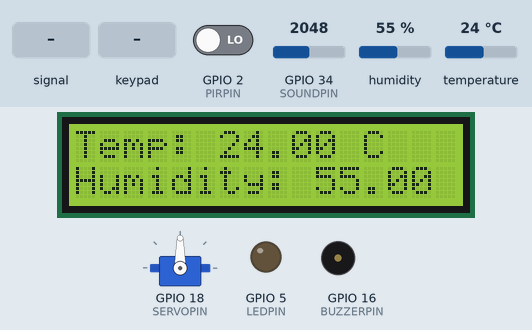
The sketch below on a simulated ESP32. Parts: 16×2 character LCD, servo, output pins drawn as LEDs (lit = HIGH), buzzer (waves = sounding, pin HIGH). The test bench sets the inputs (shaded band); at power-on: humidity 55 %, GPIO 34 (SOUNDPIN) = 2048, GPIO 2 (PIRPIN) LOW, temperature 24 °C. WiFi joins after 1.5 s; servers stay silent unless stated; no MQTT or app messages arrive unless stated; what the sketch prints to the serial monitor is not drawn.

Above: at 7.7 s.
7.8 s: GPIO 34 (SOUNDPIN) fed a 200 Hz sine of ±327 counts around its level
At 9.2 s:
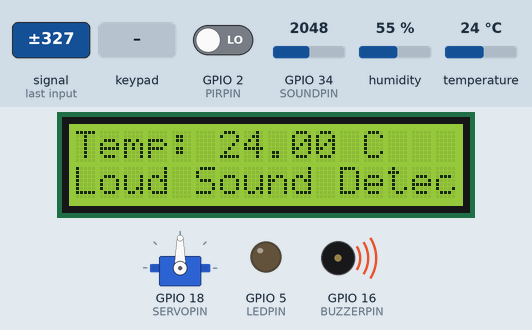
10.8 s: key '#' pressed
At 11.3 s:
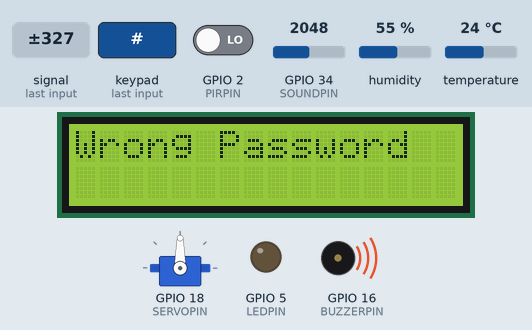
13.5 s: humidity set to 88 %
At 15.4 s:
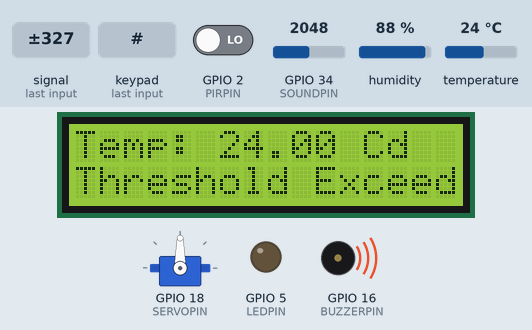
16.5 s: keypad keys 1 2 3 4 pressed 0.4 s apart
At 18.6 s:
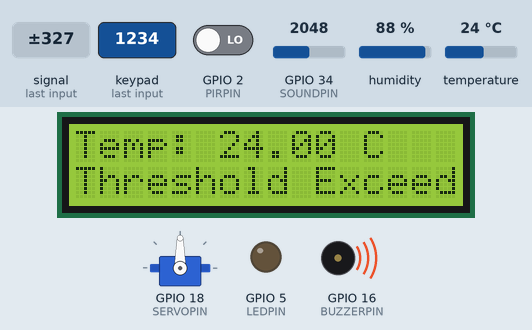
20.7 s: GPIO 34 (SOUNDPIN) set to 1228
At 21.7 s:
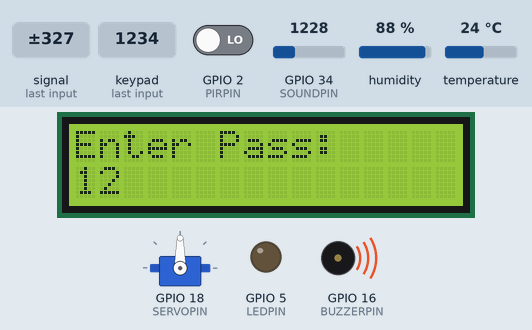
23.7 s: GPIO 2 (PIRPIN) driven HIGH
At 29.9 s:
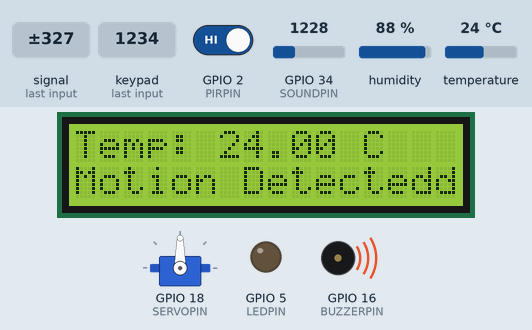
Timing chart, 0 to 31.0 s (numbered marks = the images above; inputs shaded):
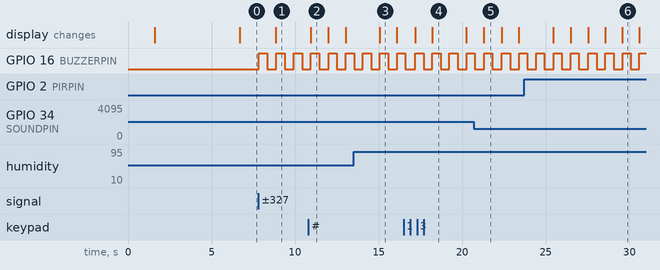

The sketch:

sketch.ino
```cpp
#include <WiFi.h>
#include <PubSubClient.h>
#include <Wire.h>
#include <LiquidCrystal_I2C.h>
#include <DHTesp.h>
#include <ESP32Servo.h>
#include <Keypad.h>
#include <WiFiClientSecure.h> // Use this for secure connections

#define DHTPIN 4
#define PIRPIN 2
#define BUZZERPIN 16
#define SERVOPIN 18
#define SOUNDPIN 34
//#define LDRPIN 15
#define LEDPIN 5
#define I2C_SDA 21  // Replace with your SDA pin
#define I2C_SCL 22  // Replace with your SCL pin

const char* ssid = "Wokwi-GUEST";
const char* password = "";
const char* mqtt_server = "cb7241bddd9347ccb8b1403f41271f2b.s1.eu.hivemq.cloud";  // HiveMQ public broker
const char* mqtt_username = "hivemq.webclient.1724159031696";
const char* mqtt_password = "20egJl61p&:T,x.UPXRu";
const int mqtt_port = 8883;

WiFiClientSecure espClient;
PubSubClient client(espClient);

LiquidCrystal_I2C lcd(0x27, 16, 2);
DHTesp dht;
Servo myservo;

static const char *root_ca PROGMEM = R"EOF(
-----BEGIN CERTIFICATE-----
MIIFazCCA1OgAwIBAgIRAIIQz7DSQONZRGPgu2OCiwAwDQYJKoZIhvcNAQELBQAw
TzELMAkGA1UEBhMCVVMxKTAnBgNVBAoTIEludGVybmV0IFNlY3VyaXR5IFJlc2Vh
cmNoIEdyb3VwMRUwEwYDVQQDEwxJU1JHIFJvb3QgWDEwHhcNMTUwNjA0MTEwNDM4
WhcNMzUwNjA0MTEwNDM4WjBPMQswCQYDVQQGEwJVUzEpMCcGA1UEChMgSW50ZXJu
ZXQgU2VjdXJpdHkgUmVzZWFyY2ggR3JvdXAxFTATBgNVBAMTDElTUkcgUm9vdCBY
MTCCAiIwDQYJKoZIhvcNAQEBBQADggIPADCCAgoCggIBAK3oJHP0FDfzm54rVygc
h77ct984kIxuPOZXoHj3dcKi/vVqbvYATyjb3miGbESTtrFj/RQSa78f0uoxmyF+
0TM8ukj13Xnfs7j/EvEhmkvBioZxaUpmZmyPfjxwv60pIgbz5MDmgK7iS4+3mX6U
A5/TR5d8mUgjU+g4rk8Kb4Mu0UlXjIB0ttov0DiNewNwIRt18jA8+o+u3dpjq+sW
T8KOEUt+zwvo/7V3LvSye0rgTBIlDHCNAymg4VMk7BPZ7hm/ELNKjD+Jo2FR3qyH
B5T0Y3HsLuJvW5iB4YlcNHlsdu87kGJ55tukmi8mxdAQ4Q7e2RCOFvu396j3x+UC
B5iPNgiV5+I3lg02dZ77DnKxHZu8A/lJBdiB3QW0KtZB6awBdpUKD9jf1b0SHzUv
KBds0pjBqAlkd25HN7rOrFleaJ1/ctaJxQZBKT5ZPt0m9STJEadao0xAH0ahmbWn
OlFuhjuefXKnEgV4We0+UXgVCwOPjdAvBbI+e0ocS3MFEvzG6uBQE3xDk3SzynTn
jh8BCNAw1FtxNrQHusEwMFxIt4I7mKZ9YIqioymCzLq9gwQbooMDQaHWBfEbwrbw
qHyGO0aoSCqI3Haadr8faqU9GY/rOPNk3sgrDQoo//fb4hVC1CLQJ13hef4Y53CI
rU7m2Ys6xt0nUW7/vGT1M0NPAgMBAAGjQjBAMA4GA1UdDwEB/wQEAwIBBjAPBgNV
HRMBAf8EBTADAQH/MB0GA1UdDgQWBBR5tFnme7bl5AFzgAiIyBpY9umbbjANBgkq
hkiG9w0BAQsFAAOCAgEAVR9YqbyyqFDQDLHYGmkgJykIrGF1XIpu+ILlaS/V9lZL
ubhzEFnTIZd+50xx+7LSYK05qAvqFyFWhfFQDlnrzuBZ6brJFe+GnY+EgPbk6ZGQ
3BebYhtF8GaV0nxvwuo77x/Py9auJ/GpsMiu/X1+mvoiBOv/2X/qkSsisRcOj/KK
NFtY2PwByVS5uCbMiogziUwthDyC3+6WVwW6LLv3xLfHTjuCvjHIInNzktHCgKQ5
ORAzI4JMPJ+GslWYHb4phowim57iaztXOoJwTdwJx4nLCgdNbOhdjsnvzqvHu7Ur
TkXWStAmzOVyyghqpZXjFaH3pO3JLF+l+/+sKAIuvtd7u+Nxe5AW0wdeRlN8NwdC
jNPElpzVmbUq4JUagEiuTDkHzsxHpFKVK7q4+63SM1N95R1NbdWhscdCb+ZAJzVc
oyi3B43njTOQ5yOf+1CceWxG1bQVs5ZufpsMljq4Ui0/1lvh+wjChP4kqKOJ2qxq
4RgqsahDYVvTH9w7jXbyLeiNdd8XM2w9U/t7y0Ff/9yi0GE44Za4rF2LN9d11TPA
mRGunUHBcnWEvgJBQl9nJEiU0Zsnvgc/ubhPgXRR4Xq37Z0j4r7g1SgEEzwxA57d
emyPxgcYxn/eR44/KJ4EBs+lVDR3veyJm+kXQ99b21/+jh5Xos1AnX5iItreGCc=
-----END CERTIFICATE-----
)EOF";
unsigned long lastMsg = 0;
int value = 0;

const byte ROWS = 4; // four rows
const byte COLS = 4; // four columns
char keys[ROWS][COLS] = {
  {'1', '2', '3', 'A'},
  {'4', '5', '6', 'B'},
  {'7', '8', '9', 'C'},
  {'*', '0', '#', 'D'}
};
byte rowPins[ROWS] = {13, 12, 14, 27};
byte colPins[COLS] = {26, 25, 33, 32};

Keypad keypad = Keypad(makeKeymap(keys), rowPins, colPins, ROWS, COLS);

int tempThreshold = 37;
int humidityThreshold = 80;
int soundThreshold = 5000;
//int ldrThreshold = 1000;
int motionDetected = 0;

String doorPassword = "1234";
String input = "";
bool doorLocked = false;

// Function declarations
void handleKeypadInput(char key);
void monitorSensors();
void monitorTemperatureHumidity();
void monitorMotion();
void monitorSound();
//void monitorLight();
void buzzAlert();
void buzzPattern(int delayTime, int repeat);

void setup_wifi() {
  delay(10);
  Serial.println();
  Serial.print("Connecting to ");
  Serial.println(ssid);
  WiFi.begin(ssid, password);

  while (WiFi.status() != WL_CONNECTED) {
    delay(500);
    Serial.print(".");
  }

  Serial.println("");
  Serial.println("WiFi connected");
}

void reconnect() {
  // Loop until we're reconnected
  while (!client.connected()) {
    Serial.print("Attempting MQTT connection...");
    String clientId = "ESP32Client";
    // Attempt to connect
    if (client.connect(clientId.c_str(), mqtt_username, mqtt_password)) {
      Serial.println("connected");
      // Subscribe
      client.subscribe("garage/door");
      client.publish("ESP32Client","connected");
    } else {
      Serial.print("failed, rc=");
      Serial.print(client.state());
      Serial.println(" try again in 5 seconds");
      // Wait 5 seconds before retrying
      delay(5000);
    }
  }
}

void setup() {
  Serial.begin(115200);
  setup_wifi();

  // Secure connection
  espClient.setCACert(root_ca);

  client.setServer(mqtt_server, mqtt_port);

  lcd.init();
  lcd.backlight();
  dht.setup(DHTPIN, DHTesp::DHT22);
  myservo.attach(SERVOPIN);

  pinMode(PIRPIN, INPUT);
  pinMode(BUZZERPIN, OUTPUT);
  pinMode(SOUNDPIN, INPUT);
  pinMode(LEDPIN, OUTPUT);
  //pinMode(LDRPIN, INPUT);

  lcd.setCursor(0, 0);
  lcd.print("System Ready");

  // Calibrate sound sensor
  int calibrationDuration = 5000;
  long soundSum = 0;
  int soundSamples = 0;
  long calibrationStart = millis();

  while (millis() - calibrationStart < calibrationDuration) {
    int soundValue = analogRead(SOUNDPIN);
    soundSum += soundValue;
    soundSamples++;
    delay(100);
  }

  soundThreshold = (soundSum / soundSamples) + 100;
  Serial.print("Sound threshold set to: ");
  Serial.println(soundThreshold);
}

void loop() {
  if (!client.connected()) {
    reconnect();
  }
  client.loop();

  // Monitor sensors
  monitorSensors();

  char key = keypad.getKey();
  if (key) {
    handleKeypadInput(key);
  }

  // Publish readings to MQTT topics
  if (millis() - lastMsg > 5000) {
    lastMsg = millis();

    TempAndHumidity data = dht.getTempAndHumidity();
    String tempStr = String(data.temperature, 2);
    String humStr = String(data.humidity, 2);

    client.publish("home/temperature", tempStr.c_str());
    client.publish("home/humidity", humStr.c_str());
    //client.publish("home/light", String(analogRead(LDRPIN)).c_str());
    client.publish("home/motion", motionDetected == HIGH ? "Motion Detected" : "No Motion");
    client.publish("home/sound", String(analogRead(SOUNDPIN)).c_str());

    lcd.setCursor(0, 0);
    lcd.print("Temp: " + tempStr + " C");
    lcd.setCursor(0, 1);
    lcd.print("Humidity: " + humStr + " %");
  }
}

void handleKeypadInput(char key) {
  if (key == '#') {
    if (input == doorPassword) {
      if (doorLocked) {
        myservo.write(0);  // Unlock the door
        lcd.clear();
        lcd.setCursor(0, 0);
        lcd.print("Door Unlocked");
        doorLocked = false;
        buzzPattern(100, 3);
      } else {
        myservo.write(90);  // Lock the door
        lcd.clear();
        lcd.setCursor(0, 0);
        lcd.print("Door Locked");
        doorLocked = true;
        buzzPattern(100, 2);
      }
    } else {
      lcd.clear();
      lcd.setCursor(0, 0);
      lcd.print("Wrong Password");
      buzzPattern(500, 1);
    }
    input = "";  // Clear the input after processing
  } else if (key == '*') {
    input = "";  // Clear input
    lcd.clear();
    lcd.setCursor(0, 0);
    lcd.print("Input Cleared");
  } else {
    input += key;
    lcd.clear();
    lcd.setCursor(0, 0);
    lcd.print("Enter Pass: ");
    lcd.setCursor(0, 1);
    lcd.print(input);
  }
}

void monitorSensors() {
  monitorTemperatureHumidity();
  monitorMotion();
  monitorSound();
  //monitorLight();
}

void monitorTemperatureHumidity() {
  TempAndHumidity data = dht.getTempAndHumidity();
  if (data.temperature > tempThreshold || data.humidity > humidityThreshold) {
    buzzAlert();
    lcd.setCursor(0, 1);
    lcd.print("Threshold Exceeded");
  }
}

void monitorMotion() {
  motionDetected = digitalRead(PIRPIN);
  if (motionDetected == HIGH) {
    buzzAlert();
    lcd.setCursor(0, 1);
    lcd.print("Motion Detected");
  }
}

void monitorSound() {
  int soundValue = analogRead(SOUNDPIN);
  if (soundValue > soundThreshold) {
    buzzAlert();
    lcd.setCursor(0, 1);
    lcd.print("Loud Sound Detected");
  }
}

/* void monitorLight() {
  int ldrValue = analogRead(LDRPIN);
  if (ldrValue < ldrThreshold) {
    buzzAlert();
    lcd.setCursor(0, 1);
    lcd.print("Light Threshold");
  }
} */

void buzzAlert() {
  digitalWrite(BUZZERPIN, HIGH);
  delay(500);
  digitalWrite(BUZZERPIN, LOW);
  delay(500);
}

void buzzPattern(int delayTime, int repeat) {
  for (int i = 0; i < repeat; i++) {
    digitalWrite(BUZZERPIN, HIGH);
    delay(delayTime);
    digitalWrite(BUZZERPIN, LOW);
    delay(delayTime);
  }
}
```

Measured:
- after the input at 7.8 s, GPIO 16 (BUZZERPIN): alternates HIGH for 0.50 s and LOW for 0.54 s, starting at once; the display: changes after 1.1 s (image 1)
- after the input at 10.8 s, the display: changes after 0.15 s (image 2)
- after the input at 13.5 s, the display: changes after 1.6 s (image 3)
- after the input at 16.5 s, the display: first changes after 0.68 s (image 4 shows a later state)
- after the input at 20.7 s, the display: changes after 0.60 s (image 5)
- what the display in image 2 shows lasts 1.0 s, from 11.0 s to 12.0 s
- what the display in image 4 shows lasts 2.1 s, from 18.2 s to 20.3 s
